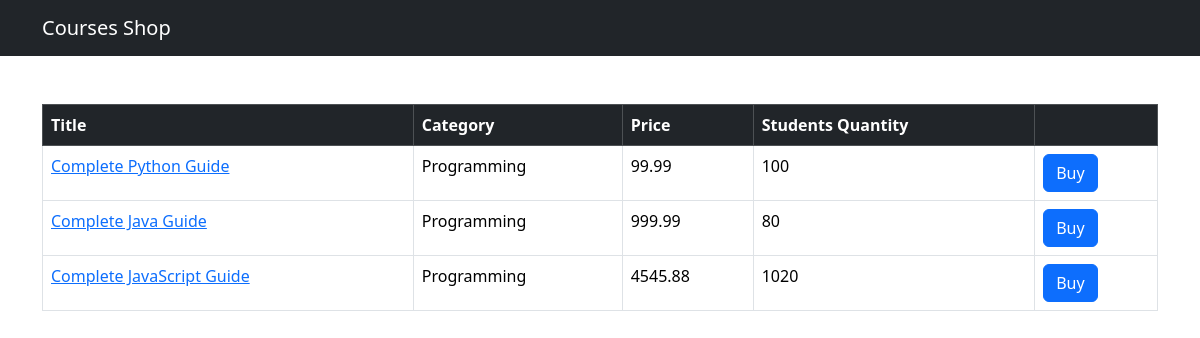
The app's page /shop/, older data.
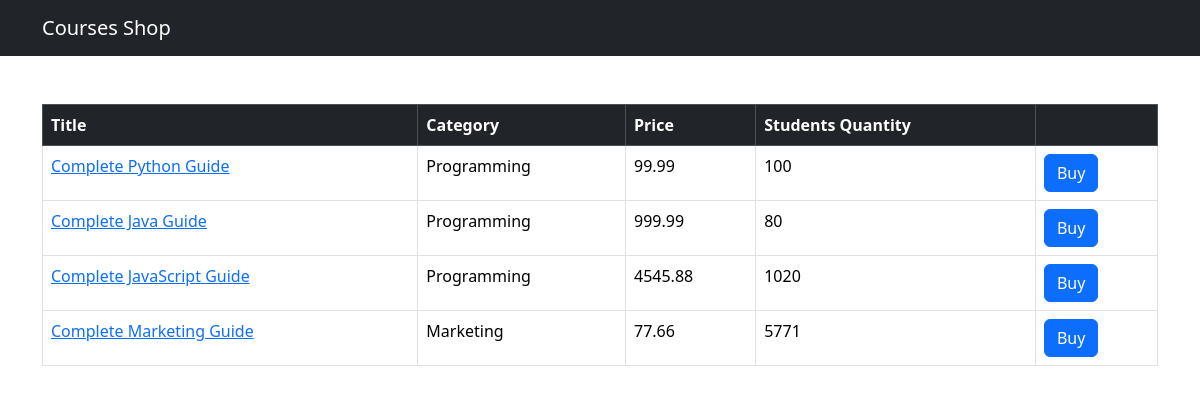
The same page, newer data.
### shop/models.py (models this page shows, shortened)
class Course(models.Model):
    title = models.CharField(max_length=300)
    price = models.FloatField()
    students_qty = models.IntegerField()
    reviews_qty = models.IntegerField()
    category = models.ForeignKey(Category, on_delete=models.CASCADE)
    created_at = models.DateTimeField(default=timezone.now)

class Category(models.Model):
    title = models.CharField(max_length=255)
    created_at = models.DateTimeField(default=timezone.now)
    def __str__(self):
        return self.title

### shop/views.py (the view)
# urls.py: path('', views.index, name='index'),
def index(request):
    courses = Course.objects.all()
    return render(request, 'shop/courses.html', {'courses': courses})

### templates/shop/courses.html (shortened to what this page needs)
{% extends "base.html" %}
{% block content %}
<table class="table mt-5 table-bordered table-straped table-hover">
    <thead class="table-dark">
        <tr>
            <th>Title</th>
            <th>Category</th>
            <th>Price</th>
            <th>Students Quantity</th>
            <th></th>
        </tr>
    </thead>
    <tbody>
        {% for course in courses %}
        <tr>
            <td>
                <a href= {% url "shop:single_course" course.id %} >{{course.title}}</a>
            </td>
            <td>{{course.category}}</td>
            <td>{{course.price}}</td>
            <td>{{course.students_qty}}</td>
            <td><button class="btn btn-primary">Buy</button></td>
        </tr>
         {% endfor %}
    </tbody>
</table>
{% endblock %}

### templates/base.html (shortened to what this page needs)
<!DOCTYPE html>
<html lang="en">
<head>
    <link href="https://cdn.jsdelivr.net/npm/bootstrap@5.3.3/dist/css/bootstrap.min.css" rel="stylesheet">
</head>
<body>
    <nav class="navbar navbar-dark bg-dark">
        <div class="container">
            <a href= {%url "shop:index" %} class="navbar-brand">Courses Shop</a>
        </div>
    </nav>
    <main class="container">
        {%block content%}
        {% endblock %}
    </main>
</body>
</html>

Row changes from the older to the newer data that the page shows:
added Course: title "Complete Marketing Guide", category "Marketing", price "77.66", students_qty "5771"
